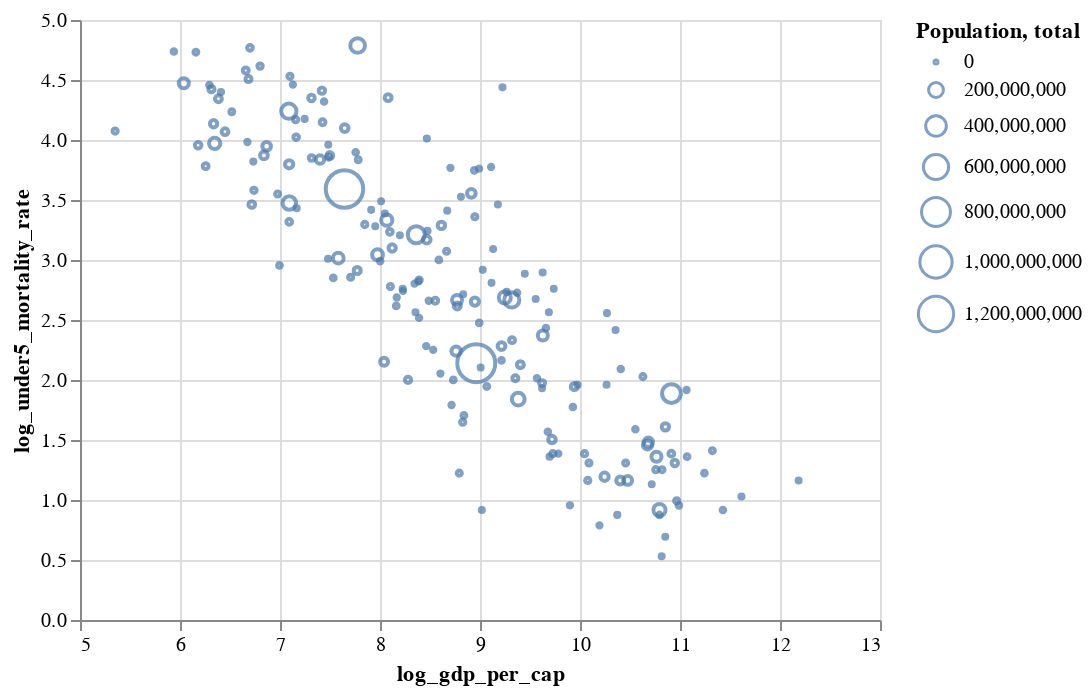

The notebook cell saved with this chart:
### Code cell
alt.Chart(world).mark_point().encode(
    x=alt.X("log_gdp_per_cap", scale=alt.Scale(zero=False)),
    y="log_under5_mortality_rate",
    size="Population, total"
)

### Figure 1 — Vega-Lite specification as saved in the notebook (floating-point values rounded to 4 significant figures; data arrays with more than 128 entries replaced by an {"elided": "..."} marker saying what was removed)
{"config": {"view": {"continuousWidth": 400, "continuousHeight": 300}}, "data": {"name": "data-9b248e98e8fbe34083e268c366afb5fd"}, "mark": "point", "encoding": {"size": {"field": "Population, total", "type": "quantitative"}, "x": {"field": "log_gdp_per_cap", "scale": {"zero": false}, "type": "quantitative"}, "y": {"field": "log_under5_mortality_rate", "type": "quantitative"}}, "$schema": "https://vega.github.io/schema/vega-lite/v4.17.0.json", "datasets": {"data-9b248e98e8fbe34083e268c366afb5fd": {"elided": "217 records"}}}
